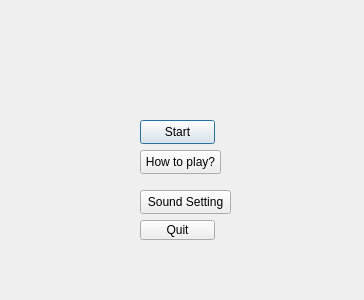
<?xml version="1.0" encoding="UTF-8"?>
<ui version="4.0">
 <class>Start</class>
 <widget class="QDialog" name="Start">
  <property name="geometry">
   <rect>
    <x>0</x>
    <y>0</y>
    <width>364</width>
    <height>300</height>
   </rect>
  </property>
  <property name="windowTitle">
   <string>Dialog</string>
  </property>
  <widget class="QPushButton" name="start">
   <property name="geometry">
    <rect>
     <x>140</x>
     <y>120</y>
     <width>75</width>
     <height>24</height>
    </rect>
   </property>
   <property name="text">
    <string>Start</string>
   </property>
  </widget>
  <widget class="QPushButton" name="sound">
   <property name="geometry">
    <rect>
     <x>140</x>
     <y>190</y>
     <width>91</width>
     <height>24</height>
    </rect>
   </property>
   <property name="text">
    <string>Sound Setting</string>
   </property>
  </widget>
  <widget class="QPushButton" name="howtoplay">
   <property name="geometry">
    <rect>
     <x>140</x>
     <y>150</y>
     <width>81</width>
     <height>24</height>
    </rect>
   </property>
   <property name="text">
    <string>How to play?</string>
   </property>
  </widget>
  <widget class="QPushButton" name="Quit">
   <property name="geometry">
    <rect>
     <x>140</x>
     <y>220</y>
     <width>75</width>
     <height>20</height>
    </rect>
   </property>
   <property name="text">
    <string>Quit</string>
   </property>
  </widget>
 </widget>
 <resources/>
 <connections/>
</ui>
